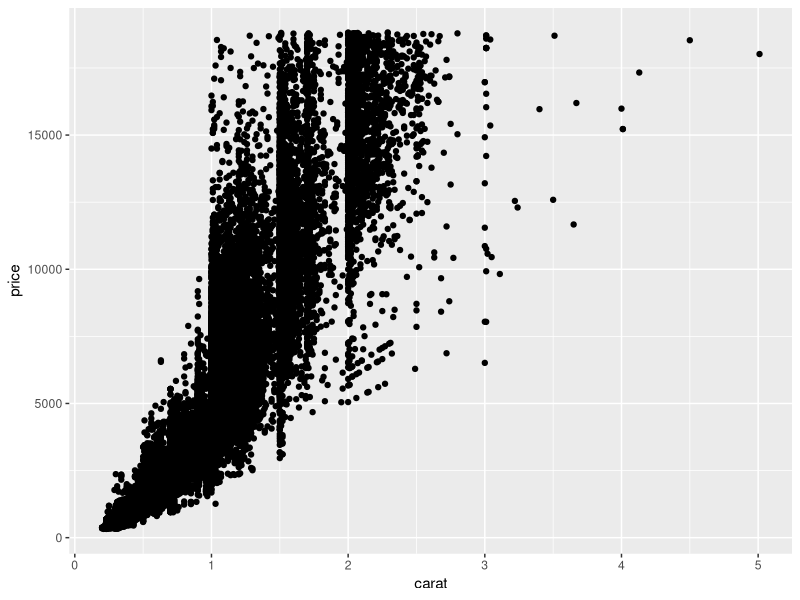
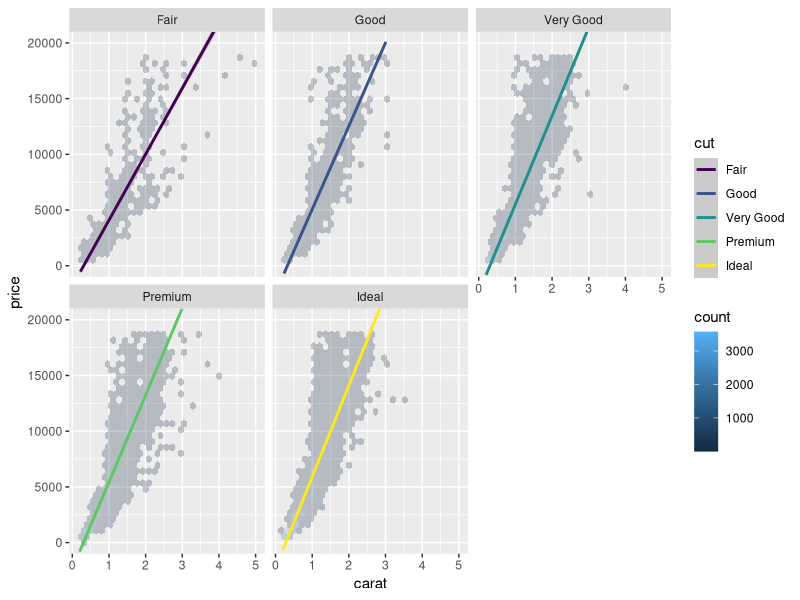
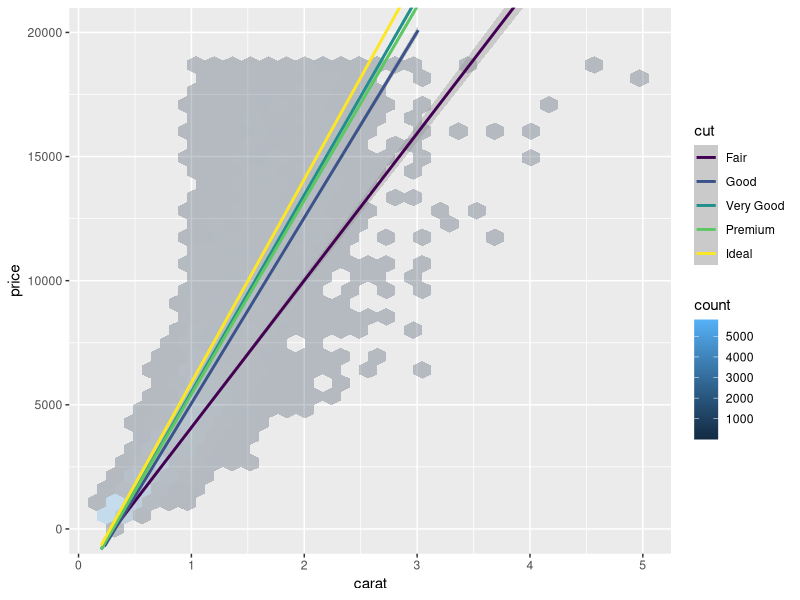
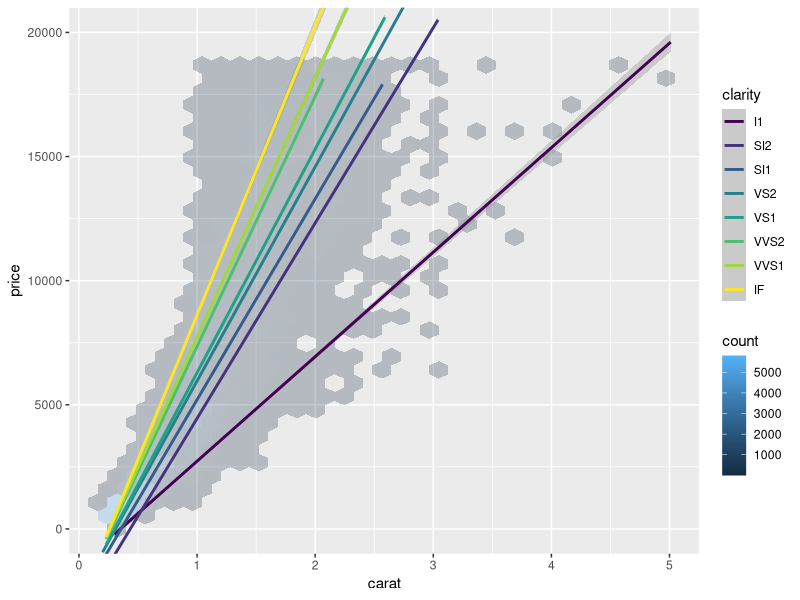
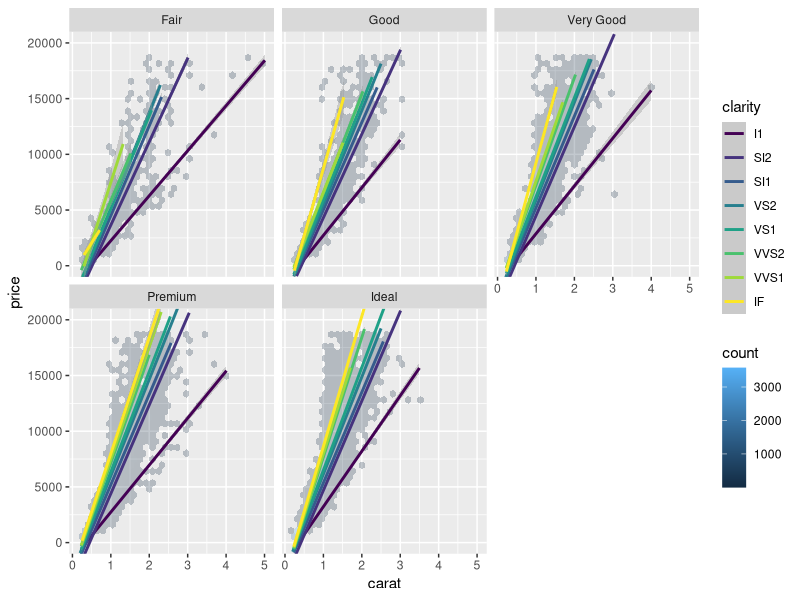

R code for these plots, in order:
data("diamonds")
library(tidyverse)

glimpse(diamonds)
?diamonds




ggplot(diamonds,aes(x=carat,y=price)) + geom_point()

ggplot(diamonds,aes(x=carat,y=price)) + geom_hex(alpha=.25) +
  geom_smooth(method = "lm",aes(color=cut)) +
  coord_cartesian(ylim = c(0,20000)) +
  facet_wrap(~cut)

# slope of the line changes based on the cut
ggplot(diamonds,aes(x=carat,y=price)) + geom_hex(alpha=.25) +
  geom_smooth(method = "lm",aes(color=cut)) +
  coord_cartesian(ylim = c(0,20000))
  
# slope of the line changes based on clarity now
ggplot(diamonds,aes(x=carat,y=price)) + geom_hex(alpha=.25) +
  geom_smooth(method = "lm",aes(color=clarity)) +
  coord_cartesian(ylim = c(0,20000))

ggplot(diamonds,aes(x=carat,y=price)) + geom_hex(alpha=.25) +
  geom_smooth(method = "lm",aes(color=clarity)) +
  coord_cartesian(ylim = c(0,20000)) +
  facet_wrap(~cut)

# ~ = is a function of and left is the dependent variable
mod1 <- lm(data = diamonds, price ~ carat)
mod2 <- lm(data = diamonds,price ~ carat + clarity)

summary(mod1)
summary(mod2) # clarity is an ordered factor which makes it difficult to make a prediction

newdata <- data.frame(carat = c(2,2.1,2.2,2.3))

newdata2 <- data.frame(carat = c(2,2.1,2.2,2.3),
                       clarity = "I1")

predict(mod1,newdata = newdata)

predict(mod2,newdata = newdata2)

# Here are some packages to install for doing my phylogeny = ape,phangorn,msa (installed ape and phangorn already)

# Library(beepr) used as an alarm if I am working on multiple things
# Library(praise) will give me praise randomly haha